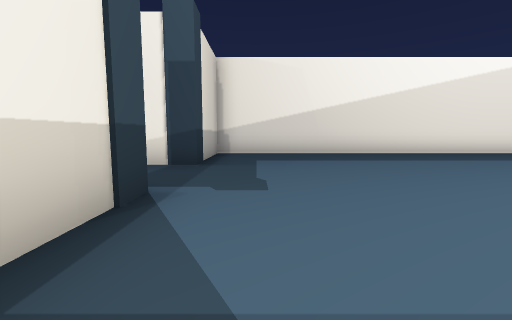
View 1 (above)

20 first-person views from a walk through a Unity game level. The camera is 1.3 m above the floor, tilts 6° down and sees 90° across. The floor is counted in squares, 2 m on a side. Each view is taken from the middle of a square. On the plan, view 1 faces up. The plan holds only what a view shows up to about 9 squares ahead; the rest is blank. The place goes on beyond the plan.

View 2
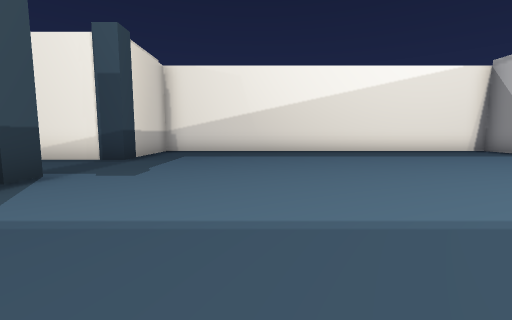

View 3
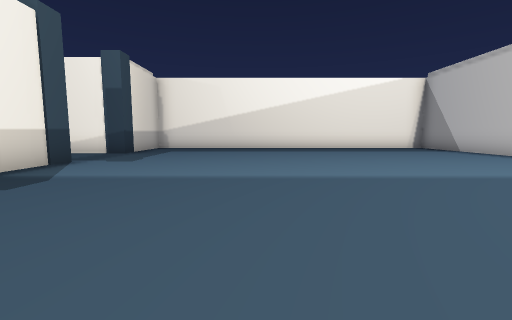

View 4
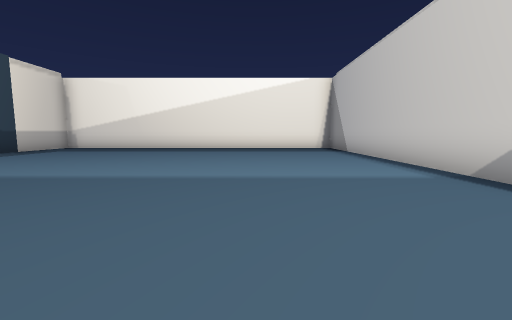

View 5
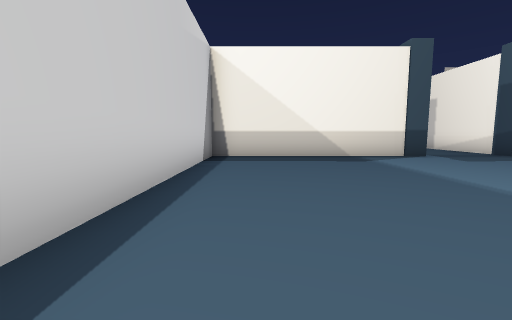

View 6
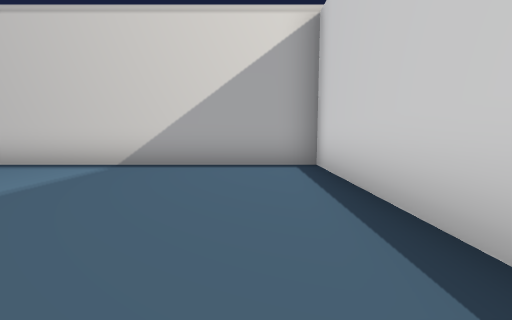

View 7
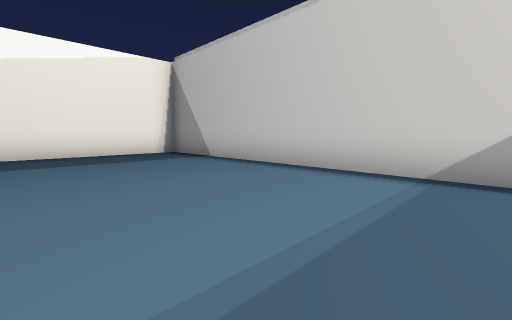

View 8
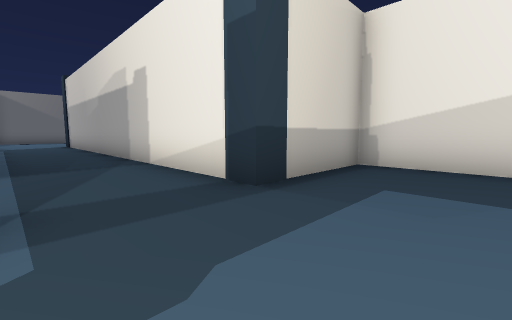

View 9
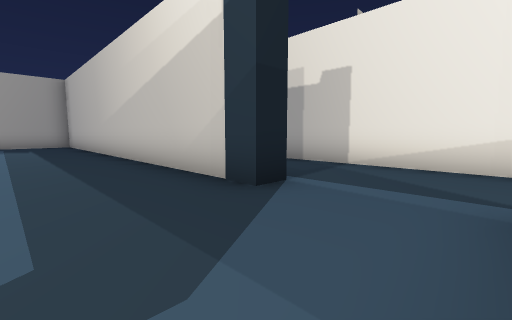

View 10
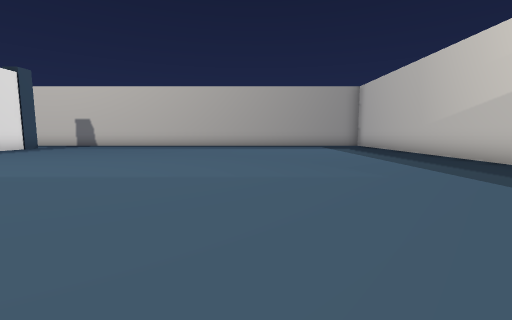

View 11
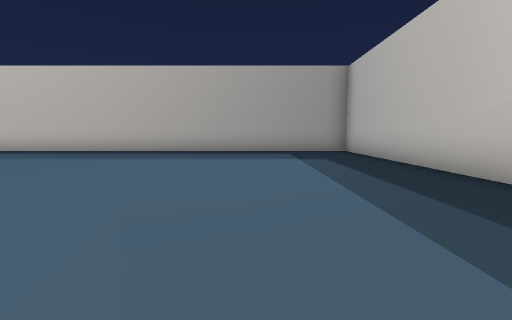

View 12
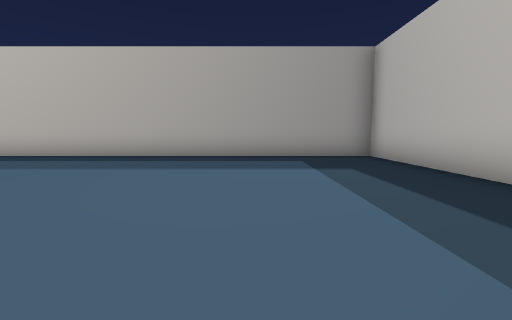

View 13
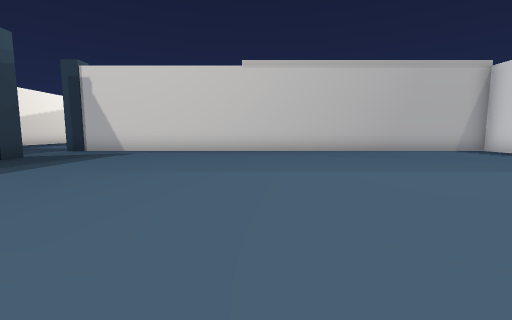

View 14
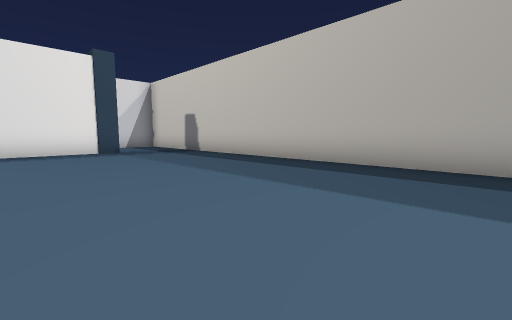

View 15
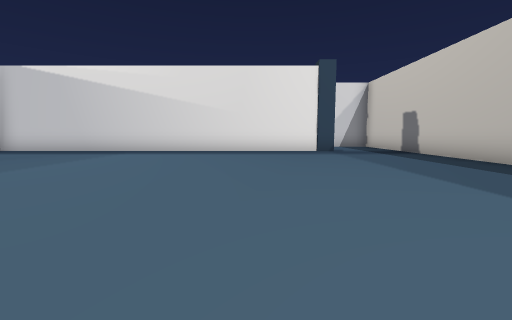

View 16
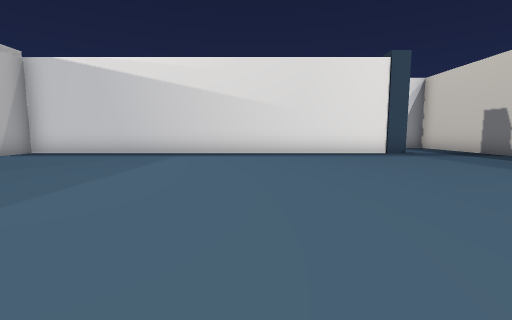

View 17
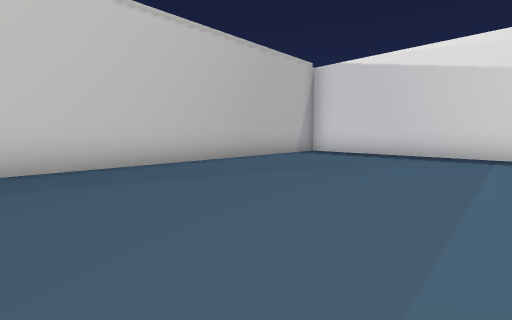

View 18
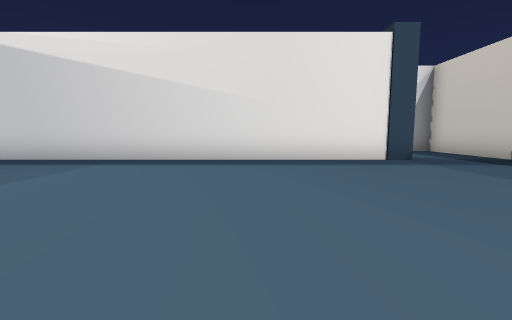

View 19
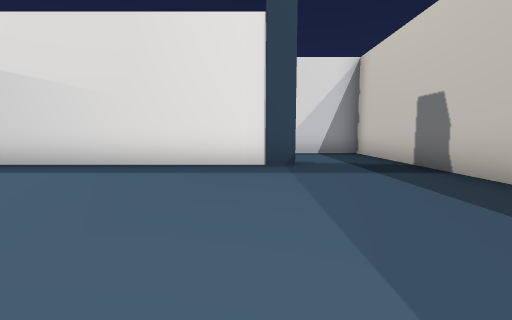

View 20
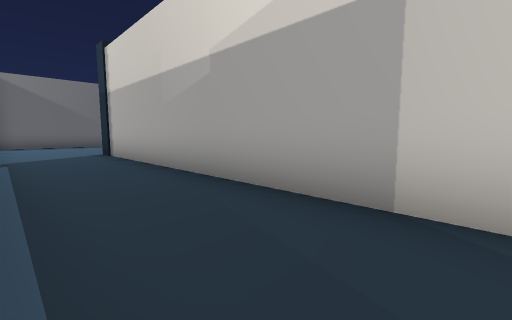

### Floor plan
Ten units are one square. View 1 is at (0, 0); x grows to the right and y downward. Boxes are objects, and circles mark ways between rooms. Rooms are numbered by the first view taken in them; rooms with no view inside come last. Other rooms are left out.
<svg viewBox="-168 -87 276 244">
<path fill="none" stroke="#000" d="M-12 -22 -12 32 103 32 103 -82 -12 -82 -12 -57M-133 122 -18 122 -18 39M-48 -23 -163 -23 -163 152 -142 152M-18 -53 -133 -53"/>
<rect x="-25" y="-35" width="20" height="10" fill="#bbb"><title>pillar</title></rect>
<rect x="-15" y="-55" width="10" height="10" fill="#bbb"><title>pillar</title></rect>
<rect x="-145" y="115" width="10" height="20" fill="#bbb"><title>pillar</title></rect>
<rect x="-45" y="-35" width="10" height="20" fill="#bbb"><title>pillar</title></rect>
<circle cx="-20" cy="-40" r="3" fill="#2a7"/>
<text x="50" y="-30">1</text>
<text x="-90" y="50">2</text>
</svg>
Room 1 opens to room 2.

Where each view was taken, in squares from view 1:
view 1: 0 up, 0 right, facing up
view 2: 1 down, 2 right, facing up
view 3: 3 down, 3 right, facing up
view 4: 3 down, 7 right, facing up
view 5: 2 down, 6 right, facing left
view 6: 2 down, 5 right, facing right
view 7: 0 up, 6 right, facing up-right
view 8: 3 up, 1 right, facing up-left
view 9: 0 up, 2 left, facing up-left
view 10: 3 down, 3 left, facing left
view 11: 1 down, 7 left, facing left
view 12: 1 down, 9 left, facing left
view 13: 4 down, 11 left, facing right
view 14: 3 down, 11 left, facing down-left
view 15: 3 down, 11 left, facing down
view 16: 4 down, 9 left, facing down
view 17: 4 down, 7 left, facing down-right
view 18: 6 down, 10 left, facing down
view 19: 7 down, 13 left, facing down
view 20: 3 up, 5 left, facing up-left
